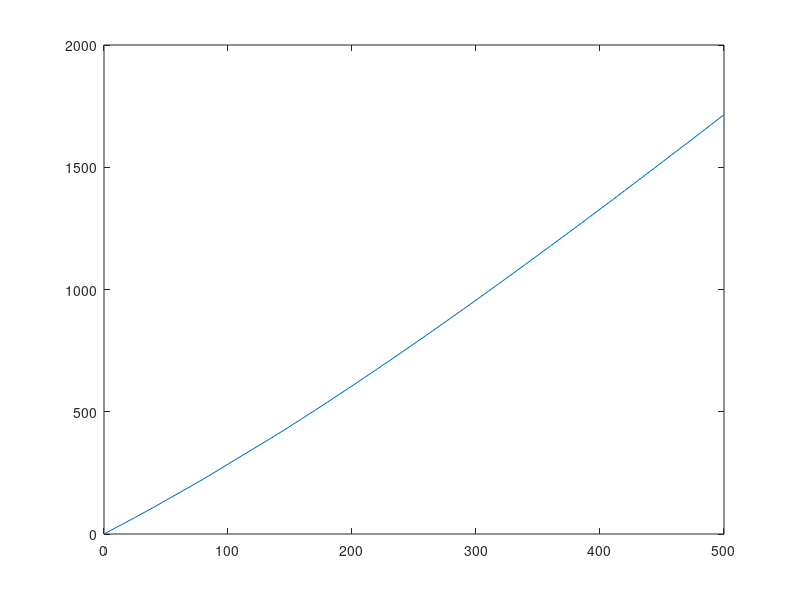

This figure's MATLAB source:
close all;
clear all;
format long;
scale=1024/5;
amplification=500;

Vn=scale*amplification/1000*[0, 0.659, 1.065, 2.189,3.989, 4.302, 4.618, 4.937, 5.259, 5.585,5.913,6.245, 6.579,...
    6.916, 7.255, 7.597,7.941, 8.288, 8.637, 8.988,9.341, 9.696,10.054,10.413,10.774, 11.136,11.501, 11.867, 12.234, 12.603, 12.974, 13.346, 13.719, 14.094, 14.469, 14.848, 15.225, 15.604, 15.984, 16.366, 16.748];
Tn=[0,25,40,80,140,150,160,170,180,190,200,210,220,...
    230,240,250,260,270,280,290,300,310,320,330,340,350,360,370,380,390,400,410,420,430,440,450,460,470,480,490,500 ];

plot(Tn,Vn);

for i=2:2:82
  gah(i)=Tn(floor(i/2));   
end    

for i=1:2:81
  gah(i)=Vn(floor((i+1)/2));   
end 


gah=round(gah);



maximum= 1;
for j=1:size(Vn,2)
       
    lollotiloo=strcat('{',num2str(round(Vn(j))),',',num2str(Tn(j)) ,'},');
    if size(lollotiloo,2) > maximum
       maximum=  size(lollotiloo,2);
    end
    
    for i=1:maximum
        test2(j,i)=lollotiloo(i)
    end
     
end

dlmwrite('ntype.txt',test2,'delimiter','','newline','pc');



